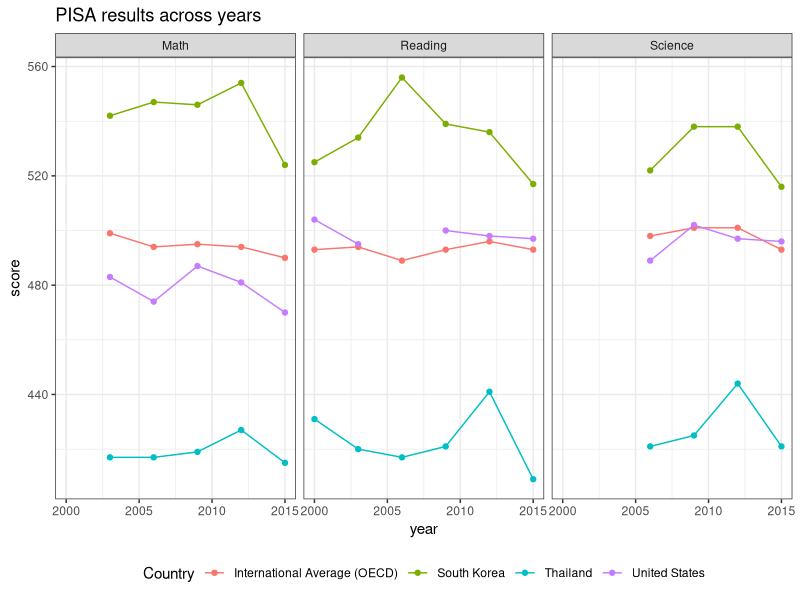

Generate this figure with R:
## ---- chunk 1
# write your ggplot2 code here
# Source
# https://en.wikipedia.org/wiki/Programme_for_International_Student_Assessment     
library(ggplot2)
dat <- read.table(text = 'Country,year,score,subject
International Average (OECD),2015,490,Math
South Korea,2015,524,Math
Thailand,2015,415,Math
United States,2015,470,Math
International Average (OECD),2012,494,Math
South Korea,2012,554,Math
Thailand,2012,427,Math
United States,2012,481,Math
International Average (OECD),2009,495,Math
South Korea,2009,546,Math
Thailand,2009,419,Math
United States,2009,487,Math
International Average (OECD),2006,494,Math
South Korea,2006,547,Math
Thailand,2006,417,Math
United States,2006,474,Math
International Average (OECD),2003,499,Math
South Korea,2003,542,Math
Thailand,2003,417,Math
United States,2003,483,Math
International Average (OECD),2015,493,Reading
South Korea,2015,517,Reading
Thailand,2015,409,Reading
United States,2015,497,Reading
International Average (OECD),2012,496,Reading
South Korea,2012,536,Reading
Thailand,2012,441,Reading
United States,2012,498,Reading
International Average (OECD),2009,493,Reading
South Korea,2009,539,Reading
Thailand,2009,421,Reading
United States,2009,500,Reading
International Average (OECD),2006,489,Reading
South Korea,2006,556,Reading
Thailand,2006,417,Reading
United States,2006,NA,Reading
International Average (OECD),2003,494,Reading
South Korea,2003,534,Reading
Thailand,2003,420,Reading
United States,2003,495,Reading
International Average (OECD),2000,493,Reading
South Korea,2000,525,Reading
Thailand,2000,431,Reading
United States,2000,504,Reading
International Average (OECD),2015,493,Science
South Korea,2015,516,Science
Thailand,2015,421,Science
United States,2015,496,Science
International Average (OECD),2012,501,Science
South Korea,2012,538,Science
Thailand,2012,444,Science
United States,2012,497,Science
International Average (OECD),2009,501,Science
South Korea,2009,538,Science
Thailand,2009,425,Science
United States,2009,502,Science
International Average (OECD),2006,498,Science
South Korea,2006,522,Science
Thailand,2006,421,Science
United States,2006,489,Science', sep = ",", header = TRUE)
ggplot(dat, aes(x = year, 
                y = score, 
                group = Country, 
                color = Country)) + 
  geom_point() +
  geom_line() +
  facet_wrap(~subject, nrow = 1) + 
  theme_bw() + theme(legend.position="bottom") +
  ggtitle("PISA results across years")
